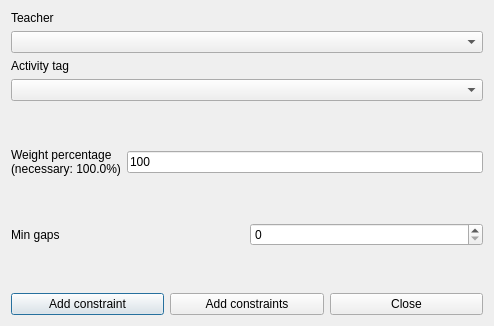
<?xml version="1.0" encoding="UTF-8"?>
<ui version="4.0">
 <class>AddConstraintTeacherMinGapsBetweenActivityTagPerRealDayForm_template</class>
 <widget class="QDialog" name="AddConstraintTeacherMinGapsBetweenActivityTagPerRealDayForm_template">
  <property name="geometry">
   <rect>
    <x>0</x>
    <y>0</y>
    <width>494</width>
    <height>326</height>
   </rect>
  </property>
  <property name="windowTitle">
   <string extracomment="This is the title of the dialog to add a new constraint of this type">Add teacher min gaps between activity tag per real day</string>
  </property>
  <layout class="QVBoxLayout" name="verticalLayout_2">
   <item>
    <layout class="QVBoxLayout" name="verticalLayout">
     <item>
      <widget class="QLabel" name="teachersTextLabel">
       <property name="frameShape">
        <enum>QFrame::NoFrame</enum>
       </property>
       <property name="frameShadow">
        <enum>QFrame::Plain</enum>
       </property>
       <property name="text">
        <string>Teacher</string>
       </property>
       <property name="wordWrap">
        <bool>false</bool>
       </property>
      </widget>
     </item>
     <item>
      <widget class="QComboBox" name="teacherComboBox">
       <property name="editable">
        <bool>false</bool>
       </property>
       <property name="insertPolicy">
        <enum>QComboBox::NoInsert</enum>
       </property>
       <property name="duplicatesEnabled">
        <bool>false</bool>
       </property>
      </widget>
     </item>
     <item>
      <widget class="QLabel" name="activityTagTextLabel">
       <property name="frameShape">
        <enum>QFrame::NoFrame</enum>
       </property>
       <property name="frameShadow">
        <enum>QFrame::Plain</enum>
       </property>
       <property name="text">
        <string>Activity tag</string>
       </property>
       <property name="wordWrap">
        <bool>false</bool>
       </property>
      </widget>
     </item>
     <item>
      <widget class="QComboBox" name="activityTagComboBox">
       <property name="editable">
        <bool>false</bool>
       </property>
       <property name="insertPolicy">
        <enum>QComboBox::NoInsert</enum>
       </property>
       <property name="duplicatesEnabled">
        <bool>false</bool>
       </property>
      </widget>
     </item>
    </layout>
   </item>
   <item>
    <spacer name="spacer1">
     <property name="orientation">
      <enum>Qt::Vertical</enum>
     </property>
     <property name="sizeType">
      <enum>QSizePolicy::Expanding</enum>
     </property>
     <property name="sizeHint" stdset="0">
      <size>
       <width>20</width>
       <height>31</height>
      </size>
     </property>
    </spacer>
   </item>
   <item>
    <layout class="QHBoxLayout" name="horizontalLayout">
     <item>
      <widget class="QLabel" name="weightTextLabel">
       <property name="frameShape">
        <enum>QFrame::NoFrame</enum>
       </property>
       <property name="frameShadow">
        <enum>QFrame::Plain</enum>
       </property>
       <property name="text">
        <string>Weight percentage
(necessary: 100.0%)</string>
       </property>
       <property name="wordWrap">
        <bool>false</bool>
       </property>
      </widget>
     </item>
     <item>
      <widget class="QLineEdit" name="weightLineEdit">
       <property name="text">
        <string notr="true">100</string>
       </property>
      </widget>
     </item>
    </layout>
   </item>
   <item>
    <spacer name="spacer1_2">
     <property name="orientation">
      <enum>Qt::Vertical</enum>
     </property>
     <property name="sizeType">
      <enum>QSizePolicy::Expanding</enum>
     </property>
     <property name="sizeHint" stdset="0">
      <size>
       <width>20</width>
       <height>18</height>
      </size>
     </property>
    </spacer>
   </item>
   <item>
    <layout class="QHBoxLayout" name="horizontalLayout_2">
     <item>
      <widget class="QLabel" name="minGapsTextLabel">
       <property name="frameShape">
        <enum>QFrame::NoFrame</enum>
       </property>
       <property name="frameShadow">
        <enum>QFrame::Plain</enum>
       </property>
       <property name="text">
        <string>Min gaps</string>
       </property>
       <property name="wordWrap">
        <bool>false</bool>
       </property>
      </widget>
     </item>
     <item>
      <widget class="QSpinBox" name="minGapsSpinBox"/>
     </item>
    </layout>
   </item>
   <item>
    <spacer name="spacer1_3">
     <property name="orientation">
      <enum>Qt::Vertical</enum>
     </property>
     <property name="sizeType">
      <enum>QSizePolicy::Expanding</enum>
     </property>
     <property name="sizeHint" stdset="0">
      <size>
       <width>20</width>
       <height>16</height>
      </size>
     </property>
    </spacer>
   </item>
   <item>
    <layout class="QHBoxLayout">
     <item>
      <widget class="QPushButton" name="addConstraintPushButton">
       <property name="text">
        <string>Add constraint</string>
       </property>
      </widget>
     </item>
     <item>
      <widget class="QPushButton" name="addConstraintsPushButton">
       <property name="text">
        <string>Add constraints</string>
       </property>
      </widget>
     </item>
     <item>
      <widget class="QPushButton" name="closePushButton">
       <property name="text">
        <string>Close</string>
       </property>
      </widget>
     </item>
    </layout>
   </item>
  </layout>
 </widget>
 <layoutdefault spacing="6" margin="11"/>
 <resources/>
 <connections/>
</ui>
